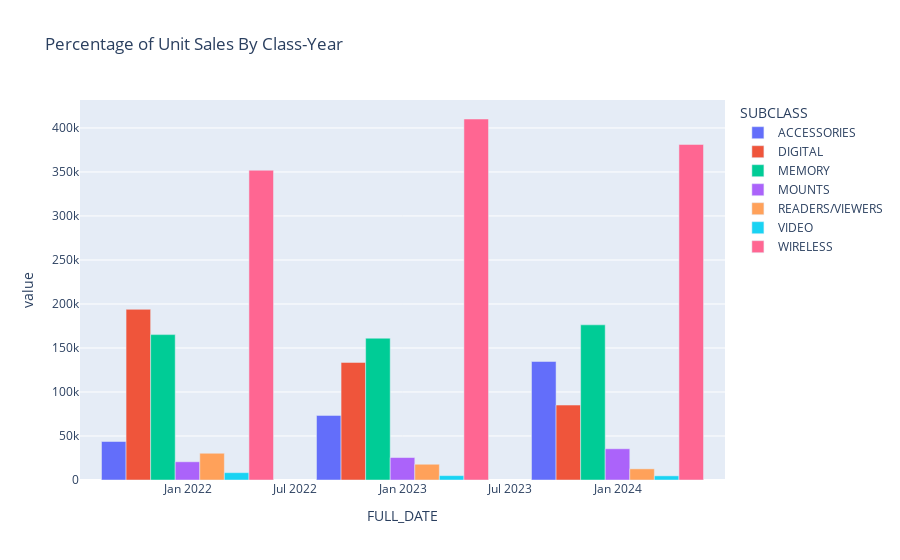

Notebook cell for this chart:
### Code cell
import plotly.express as px 

yoy_class = class_piv.resample('a').sum().loc["2021":"2023"]


yoy_class
px.bar(yoy_class,title='Percentage of Unit Sales By Class-Year',barmode='group')

### Figure 1 — Plotly figure (JSON) as saved in the notebook; plotly's stock layout.template omitted (floating-point values rounded to 4 significant figures)
{"data": [{"alignmentgroup": "True", "hovertemplate": "SUBCLASS=ACCESSORIES<br>FULL_DATE=%{x}<br>value=%{y}<extra></extra>", "legendgroup": "ACCESSORIES", "marker": {"color": "#636efa", "pattern": {"shape": ""}}, "name": "ACCESSORIES", "offsetgroup": "ACCESSORIES", "orientation": "v", "showlegend": true, "textposition": "auto", "type": "bar", "x": ["2021-12-31T00:00:00", "2022-12-31T00:00:00", "2023-12-31T00:00:00"], "xaxis": "x", "y": [43733, 73403, 134675], "yaxis": "y"}, {"alignmentgroup": "True", "hovertemplate": "SUBCLASS=DIGITAL<br>FULL_DATE=%{x}<br>value=%{y}<extra></extra>", "legendgroup": "DIGITAL", "marker": {"color": "#EF553B", "pattern": {"shape": ""}}, "name": "DIGITAL", "offsetgroup": "DIGITAL", "orientation": "v", "showlegend": true, "textposition": "auto", "type": "bar", "x": ["2021-12-31T00:00:00", "2022-12-31T00:00:00", "2023-12-31T00:00:00"], "xaxis": "x", "y": [193898, 133600, 85133], "yaxis": "y"}, {"alignmentgroup": "True", "hovertemplate": "SUBCLASS=MEMORY<br>FULL_DATE=%{x}<br>value=%{y}<extra></extra>", "legendgroup": "MEMORY", "marker": {"color": "#00cc96", "pattern": {"shape": ""}}, "name": "MEMORY", "offsetgroup": "MEMORY", "orientation": "v", "showlegend": true, "textposition": "auto", "type": "bar", "x": ["2021-12-31T00:00:00", "2022-12-31T00:00:00", "2023-12-31T00:00:00"], "xaxis": "x", "y": [165189, 161109, 176292], "yaxis": "y"}, {"alignmentgroup": "True", "hovertemplate": "SUBCLASS=MOUNTS<br>FULL_DATE=%{x}<br>value=%{y}<extra></extra>", "legendgroup": "MOUNTS", "marker": {"color": "#ab63fa", "pattern": {"shape": ""}}, "name": "MOUNTS", "offsetgroup": "MOUNTS", "orientation": "v", "showlegend": true, "textposition": "auto", "type": "bar", "x": ["2021-12-31T00:00:00", "2022-12-31T00:00:00", "2023-12-31T00:00:00"], "xaxis": "x", "y": [20709, 25525, 35493], "yaxis": "y"}, {"alignmentgroup": "True", "hovertemplate": "SUBCLASS=READERS/VIEWERS<br>FULL_DATE=%{x}<br>value=%{y}<extra></extra>", "legendgroup": "READERS/VIEWERS", "marker": {"color": "#FFA15A", "pattern": {"shape": ""}}, "name": "READERS/VIEWERS", "offsetgroup": "READERS/VIEWERS", "orientation": "v", "showlegend": true, "textposition": "auto", "type": "bar", "x": ["2021-12-31T00:00:00", "2022-12-31T00:00:00", "2023-12-31T00:00:00"], "xaxis": "x", "y": [30386, 17908, 12679], "yaxis": "y"}, {"alignmentgroup": "True", "hovertemplate": "SUBCLASS=VIDEO<br>FULL_DATE=%{x}<br>value=%{y}<extra></extra>", "legendgroup": "VIDEO", "marker": {"color": "#19d3f3", "pattern": {"shape": ""}}, "name": "VIDEO", "offsetgroup": "VIDEO", "orientation": "v", "showlegend": true, "textposition": "auto", "type": "bar", "x": ["2021-12-31T00:00:00", "2022-12-31T00:00:00", "2023-12-31T00:00:00"], "xaxis": "x", "y": [8339, 4964, 4732], "yaxis": "y"}, {"alignmentgroup": "True", "hovertemplate": "SUBCLASS=WIRELESS<br>FULL_DATE=%{x}<br>value=%{y}<extra></extra>", "legendgroup": "WIRELESS", "marker": {"color": "#FF6692", "pattern": {"shape": ""}}, "name": "WIRELESS", "offsetgroup": "WIRELESS", "orientation": "v", "showlegend": true, "textposition": "auto", "type": "bar", "x": ["2021-12-31T00:00:00", "2022-12-31T00:00:00", "2023-12-31T00:00:00"], "xaxis": "x", "y": [351922, 410164, 381257], "yaxis": "y"}], "layout": {"barmode": "group", "legend": {"title": {"text": "SUBCLASS"}, "tracegroupgap": 0}, "title": {"text": "Percentage of Unit Sales By Class-Year"}, "xaxis": {"anchor": "y", "domain": [0, 1], "title": {"text": "FULL_DATE"}}, "yaxis": {"anchor": "x", "domain": [0, 1], "title": {"text": "value"}}}}
